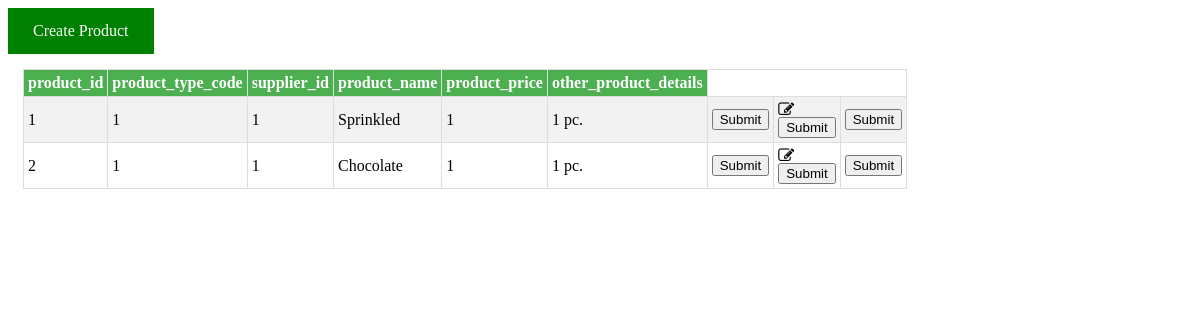
The page / on the database its author committed.
### tables this page shows
CREATE TABLE IF NOT EXISTS `products` (
  `product_id` INT NOT NULL,
  `product_type_code` INT NULL,
  `supplier_id` INT NULL,
  `product_name` VARCHAR(255) NULL,
  `product_price` INT NULL,
  `other_product_details` VARCHAR(255) NULL,
  PRIMARY KEY (`product_id`));

### dbclass.php (called while the page is built, shortened)
<?php
class DbHandler
{
  function __construct($server,$user,$pass,$db)
  {
    $this->servername = $server;
    $this->username = $user;
    $this->password = $pass;
    $this->dbname = $db;
try {
    $this->conn = new PDO("mysql:host=$this->servername;dbname=$this->dbname", $this->username, $this->password);
    $this->conn->setAttribute(PDO::ATTR_ERRMODE, PDO::ERRMODE_EXCEPTION);
    }
catch(PDOException $e)
    {
    echo  $e->getMessage();
    }
  }
  public function Readdata($sql)
  {
    try {
    $stmt = $this->conn->prepare($sql);
    $stmt->execute();
    $result = $stmt->Fetchall(PDO::FETCH_ASSOC);
    return $result;
}
  catch(PDOException $e) {
      echo "Error: " .$sql ."<br>".$e->getMessage();
  }
}
}
 ?>

### index.php (the view, shortened to what this page needs)
<!DOCTYPE html>
<html>
<head>
<link rel="stylesheet" href="master.css">
<link rel="stylesheet" href="https://cdnjs.cloudflare.com/ajax/libs/font-awesome/4.7.0/css/font-awesome.min.css">
<link rel="stylesheet" href="master.css" type="text/css">
</head>
<body>
  <a href="Create.php">Create Product</a>
<?php
require_once('dbclass.php');
$crud = new DbHandler("localhost","root","","stardunks");
$sql = "SELECT * FROM `products` LIMIT 0, 1 ";
$res = $crud->ReadData($sql);
echo "<div class='col-12'> ";
echo "<table> \n";
echo " <tr> ";
foreach ($res as $row){
	foreach ($row as $key=>$value){
		echo " <th>$key</th> ";
	}
echo " </tr> ";
}
$sql = "SELECT * FROM `products`";
$data = $crud->ReadData($sql);
echo " <tr> ";
foreach($data as $row){
	foreach ($row as $name=>$value){
		echo " <td>$value</td>";
	}
  echo "<td><i class='chrome_reader_mode'><input type='submit' name='read'></i></td>";
  echo "<td><i class='fa fa-edit'><input type='submit' name='update'></td>";
  echo "<td><i class='delete_sweep'><input type='submit' name='delete'></i></td>";
  echo " </tr> ";
}
echo "</table> \n";
echo "</div>";
?>
</body>
</html>

### master.css (style rules this page uses)
* { box-sizing: border-box; }
[class*="col-"] { float: left; padding: 15px; }
.col-12 { width: 100%; }
table { border-collapse: collapse; width: 50%; }
table, td, th { border: 1px solid #ddd; text-align: left; }
th, td { text-align: left; padding: 4px; }
tr:nth-child(even) { background-color: #f2f2f2 }
th { background-color: #4CAF50; color: white; }
a:link, a:visited { background-color: green; color: white; padding: 14px 25px; text-align: center; text-decoration: none; display: inline-block; }

### rows shown on the page
products: key "product_id", key "product_type_code", key "supplier_id", key "product_name", key "product_price", key "other_product_details", product_id "1", product_type_code "1", supplier "1", product_name "Sprinkled", product_price "1", other_product_details "1 pc."
products: product_id "2", product_type_code "1", supplier "1", product_name "Chocolate", product_price "1", other_product_details "1 pc."
